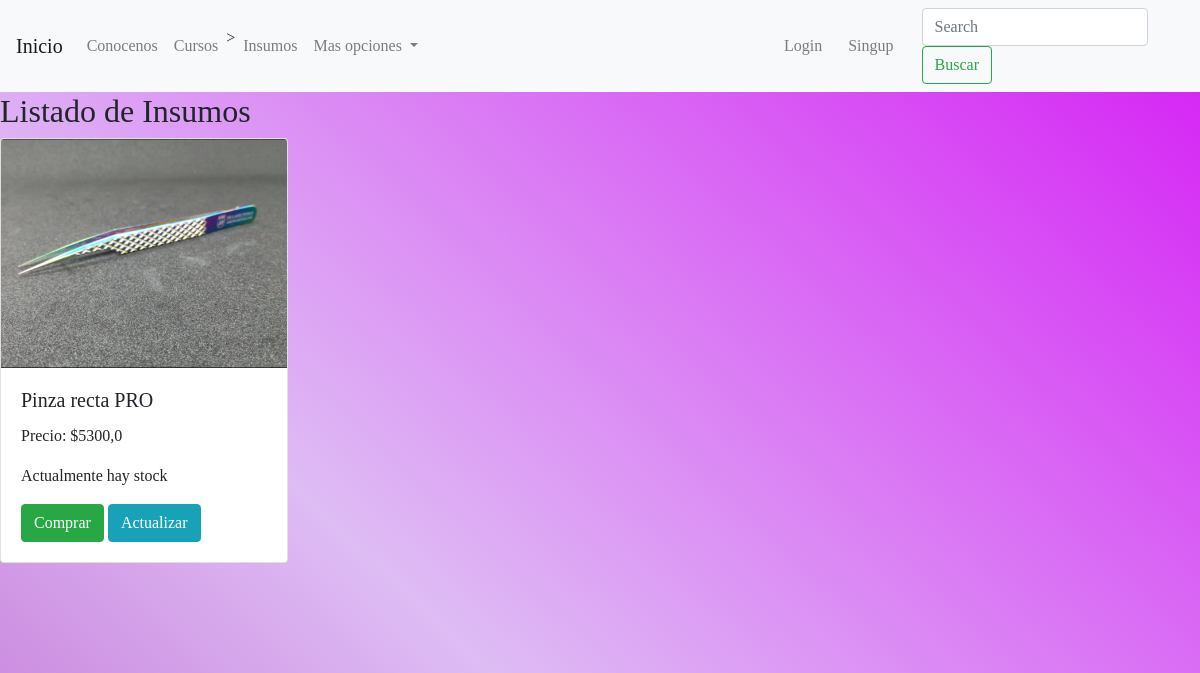
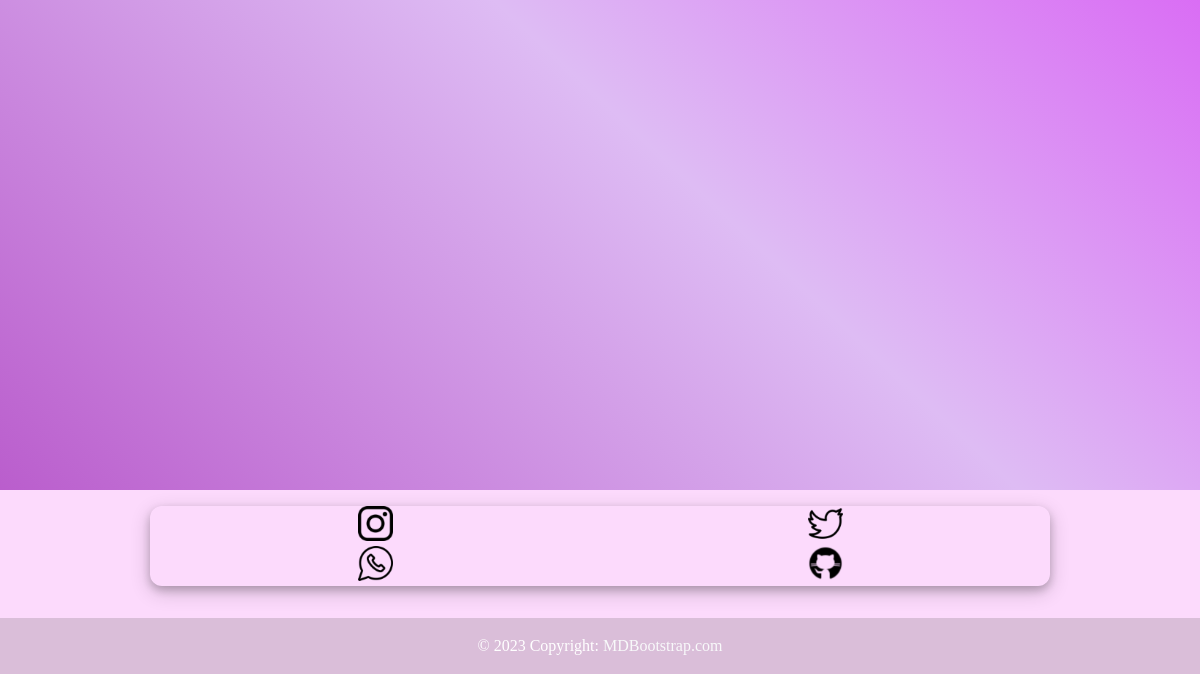
Before: /supplies/list-supplies/ with the older database file (2 pictures, top to bottom).
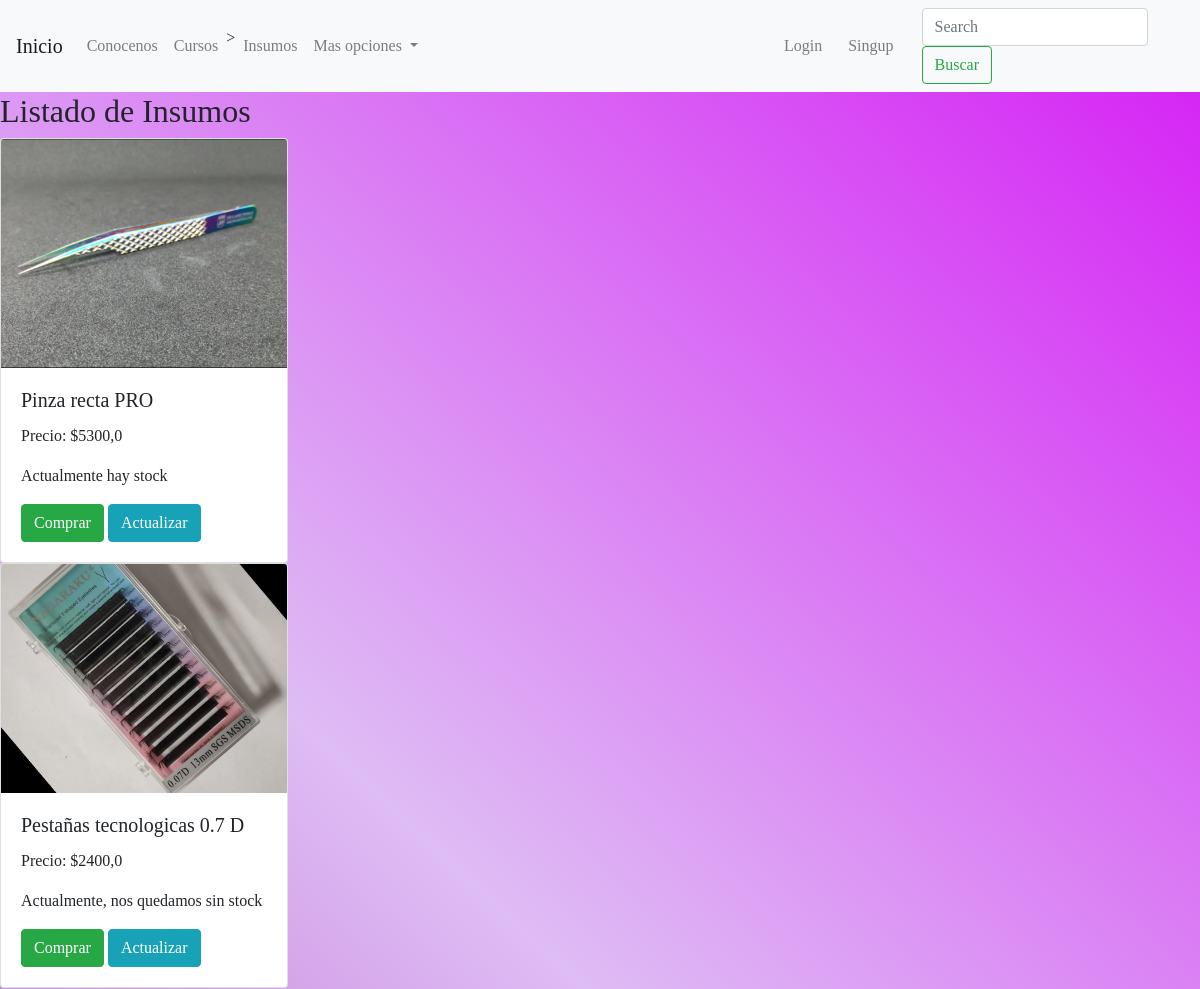
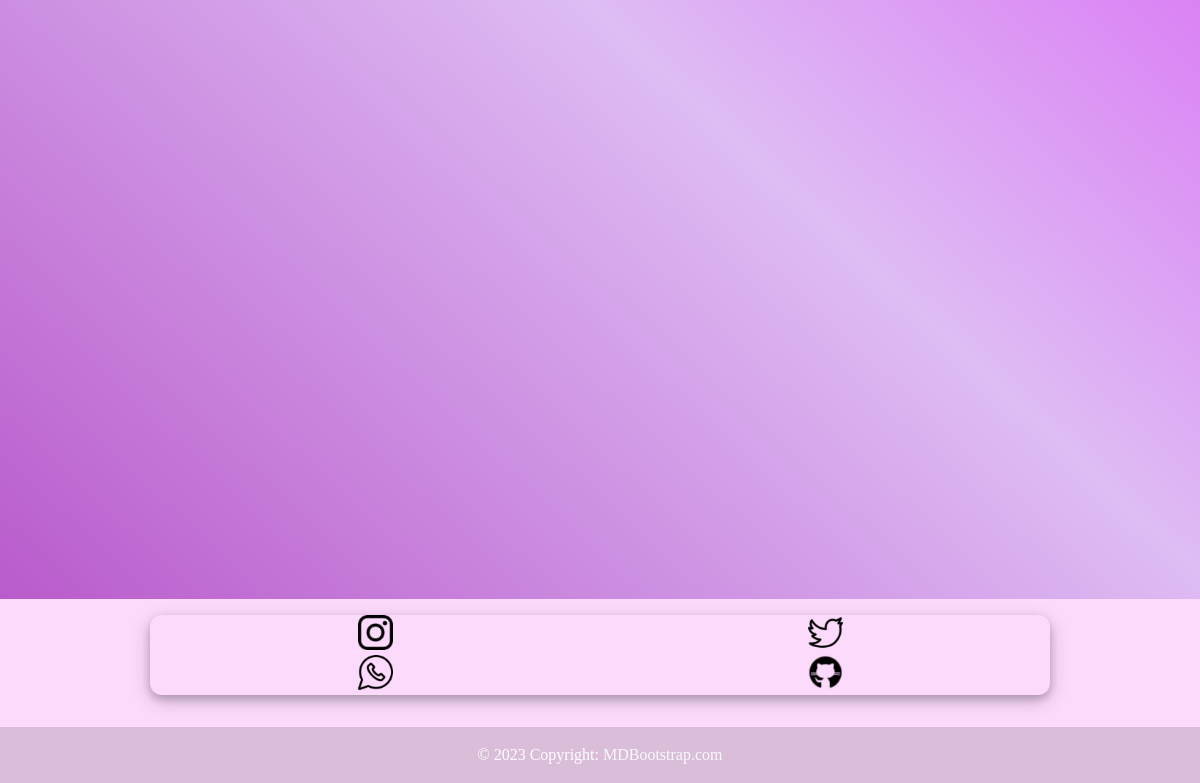
After: the same page with the newer database file (2 pictures, top to bottom).
### supplies/models.py (models this page shows, shortened)
class Supplies(models.Model):
    name = models.CharField(max_length=100)
    price = models.FloatField()
    stock = models.BooleanField(default=True)
    supplie_image = models.ImageField(upload_to='Supplies_images',blank=True, null=True)

### supplies/views.py (the view)
# urls.py: path('list-supplies/', list_supplies),
def list_supplies(request):
    if 'search' in request.GET:
        search = request.GET['search']
        supplies = Supplies.objects.filter(name__icontains=search)
    else:
        supplies = Supplies.objects.all()
    context = {
        'supplies':supplies,
    }
    return render(request, 'supplies/list_supplies.html', context=context)

### templates/supplies/list_supplies.html (shortened to what this page needs)
{% extends 'base.html' %}
{% block content %}
    <h2> Listado de Insumos</h2>
                {% for supplie in supplies %}
                <div class="card" style="width: 18rem;">
                    <img src={{supplie.supplie_image.url}} class="card-img-top">
                    <div class="card-body">
                    <h5 class="card-title">{{supplie.name}}</h5>
                    <p class="card-text">Precio: ${{supplie.price}}</p>
                    {% if supplie.stock == True %}
                        <p>Actualmente hay stock</p>
                    {% else %}
                        <p>Actualmente, nos quedamos sin stock</p>
                    {% endif %}
                    <a href="#" class="btn btn-success">Comprar</a>
                    <a href="/supplies/update-supplies/{{supplie.id}}/" class="btn btn-info">Actualizar</a>
                    </div>
                </div>
                 {% endfor %}
{% endblock %}

Changed rows visible on the page:
added Supplies: supplie_image (picture), name "Pestañas tecnologicas 0.7 D", price "2400,0", stock "Actualmente, nos quedamos sin stock"
